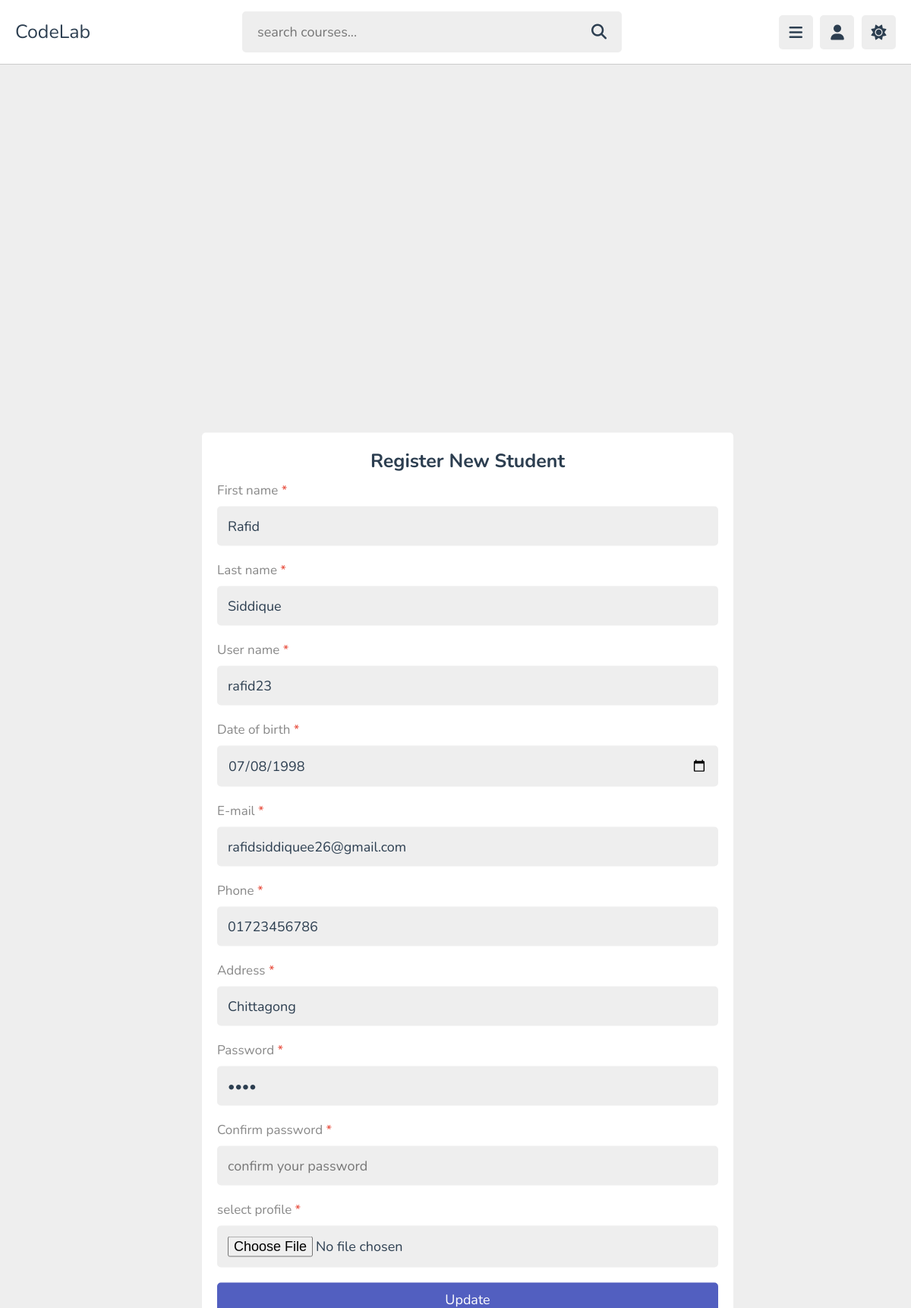
Screenshot of /update_student.php?updates_id=2 with the database file from the repository.
### tables this page shows
CREATE TABLE `student_registration` (
  `s_id` int(11) NOT NULL,
  `fname` varchar(50) NOT NULL,
  `lname` varchar(50) NOT NULL,
  `uname` varchar(50) NOT NULL,
  `DOB` date NOT NULL,
  `gender` varchar(50) NOT NULL,
  `email` varchar(50) NOT NULL,
  `phone` varchar(50) NOT NULL,
  `address` varchar(50) NOT NULL,
  `password` varchar(50) NOT NULL,
  `reset_token` varchar(64) DEFAULT NULL,
  `token_expires` datetime DEFAULT NULL
);

### update_student.php (the view, shortened to what this page needs)
<?php
@include 'dbcon.php';
$s_id=$_GET['updates_id'];
$sql1="SELECT * FROM `student_registration` WHERE s_id=$s_id";
$result1=mysqli_query($conn,$sql1);
$row=mysqli_fetch_assoc($result1);
$fname=$row['fname'];
$lname=$row['lname'];
$uname=$row['uname'];
$dob=$row['DOB'];
$email=$row['email'];
$phone=$row['phone'];
$address=$row['address'];
$password=$row['password'];
?>
<!DOCTYPE html>
<html lang="en">
<head>
   <link rel="stylesheet" href="https://cdnjs.cloudflare.com/ajax/libs/font-awesome/6.1.2/css/all.min.css">
   <link rel="stylesheet" href="CSS_Student/style.css">
</head>
<body>
<header class="header">
   <section class="flex">
      <a href="login.php" class="logo">CodeLab</a>
      <form action="search.php" method="post" class="search-form">
         <input type="text" name="search_box" required placeholder="search courses..." maxlength="100">
         <button type="submit" class="fas fa-search"></button>
      </form>
      <div class="icons">
         <div id="menu-btn" class="fas fa-bars"></div>
         <div id="user-btn" class="fas fa-user"></div>
         <div id="toggle-btn" class="fas fa-sun"></div>
      </div>
   </section>
</header>
<section class="form-container">
   <form method = "post"  enctype="multipart/form-data">
      <h3>Register New Student</h3>
      <p>First name <span>*</span></p>
      <input type="text" name="fname" placeholder="enter your first name" value=<?php echo $fname;?> required maxlength="50" class="box">
      <p>Last name <span>*</span></p>
      <input type="text" name="lname" placeholder="enter your last name" value=<?php echo $lname;?> required maxlength="50" class="box">
      <p>User name <span>*</span></p>
      <input type="text" name="uname" placeholder="enter your user name" value=<?php echo $uname;?> required maxlength="50" class="box">
      <p>Date of birth <span>*</span></p>
      <input type="date" name="dob" placeholder="enter your date of birth"value=<?php echo $dob;?> required maxlength="50" class="box">
      <p>E-mail <span>*</span></p>
      <input type="email" name="email" placeholder="enter your email" value=<?php echo $email;?> required maxlength="50" class="box">
      <p>Phone <span>*</span></p>
      <input type="text" name="phone" placeholder="enter your phone number" value=<?php echo $phone;?> required maxlength="50" class="box">
      <p>Address <span>*</span></p>
      <input type="text" name="address" placeholder="enter your address" value=<?php echo $address;?> required maxlength="50" class="box">
      <p>Password <span>*</span></p>
      <input type="password" name="password" placeholder="enter your password" value=<?php echo $password;?> required maxlength="20" class="box">
      <p>Confirm password <span>*</span></p>
      <input type="password" name="pass1" placeholder="confirm your password" required maxlength="20" class="box">
      <p>select profile <span>*</span></p>
      <input type="file" accept="image/*" required class="box">
      <input type="submit" value="Update" name="submit" class="btn">
   </form>
</section>
</body>
</html>

### CSS_Student/style.css (style rules this page uses)
:root { --main-color:#525fc0; --red:#e74c3c; --orange:#f39c12; --light-color:#888; --light-bg:#eee; --black:#2c3e50; --white:#fff; --border:.1rem solid rgba(0,0,0,.2); }
* { font-family: 'Nunito', sans-serif; margin:0; padding:0; box-sizing: border-box; outline: none; border:none; text-decoration: none; }
html { font-size: 62.5%; overflow-x: hidden; }
body { background-color: var(--light-bg); padding-left: 30rem; }
section { padding:2rem; margin: 0 auto; max-width: 1200px; }
.inline-btn, .inline-option-btn, .inline-delete-btn, .btn, .delete-btn, .option-btn { border-radius: .5rem; color:#fff; font-size: 1.8rem; cursor: pointer; text-transform: capitalize; padding:1rem 3rem; text-align: center; margin-top: 1rem; }
.btn, .delete-btn, .option-btn { display: block; width: 100%; }
.btn, .inline-btn { background-color: var(--main-color); }
.header { position: sticky; top:0; left:0; right: 0; background-color: var(--white); z-index: 1000; border-bottom: var(--border); }
.header .flex { display: flex; align-items: center; justify-content: space-between; position: relative; padding: 1.5rem 2rem; }
.header .flex .logo { font-size: 2.5rem; color: var(--black); }
.header .flex .search-form { width: 50rem; border-radius: .5rem; background-color: var(--light-bg); padding:1.5rem 2rem; display: flex; gap:2rem; }
.header .flex .search-form input { width: 100%; font-size: 1.8rem; color:var(--black); background:none; }
.header .flex .search-form button { background:none; font-size: 2rem; cursor: pointer; color:var(--black); }
.header .flex .icons div { font-size: 2rem; color:var(--black); background-color: var(--light-bg); border-radius: .5rem; height: 4.5rem; width: 4.5rem; line-height: 4.5rem; cursor: pointer; text-align: center; margin-left: .7rem; }
.form-container { position: absolute; top: 50%; left: 50%; transform: translate(-10%, -50%); min-height: calc(100vh - 20rem); display: flex; align-items: center; justify-content: center; }
.form-container form { position: absolute; top: 100%; left: 50%; transform: translate(-50%, -50%); background-color: var(--white); border-radius: .5rem; padding: 2rem; width: 70rem; }
.form-container form h3 { font-size: 2.5rem; text-transform: capitalize; color: var(--black); text-align: center; }
.form-container form p { font-size: 1.7rem; color: var(--light-color); padding-top: 1rem; }
.form-container form p span { color: var(--red); }
.form-container form .box { font-size: 1.8rem; color: var(--black); border-radius: .5rem; padding: 1.4rem; background-color: var(--light-bg); width: 100%; margin: 1rem 0; }
@media (max-width:1200px) { body { padding-left: 0; } }

### rows the page displays
student_registration: fname "Rafid", lname "Siddique", uname "rafid23", email "rafidsiddiquee26@gmail.com", phone "01723456786", address "Chittagong"
